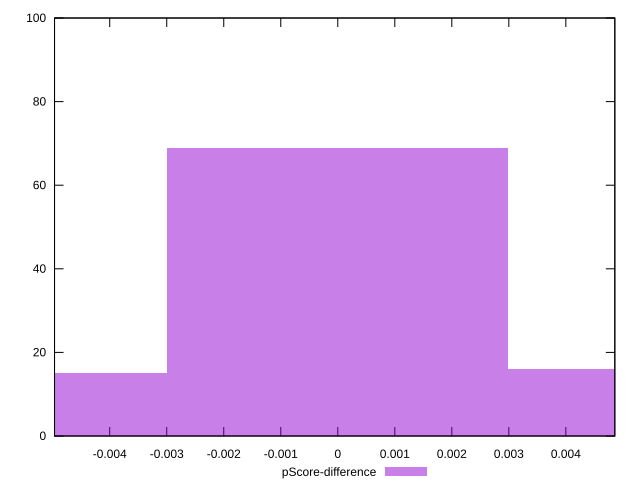

This chart was generated by the following gnuplot code:
reset

$pScoreDifference <<EOF
0.005981285104920495 16
0 69
-0.005981285104920495 15
EOF

set key outside below
set boxwidth 0.005981285104920495
set xrange [-0.004967982701347129:0.00485904017974037]
set yrange [0:100]
set trange [0:100]
set style fill transparent solid 0.5 noborder
set terminal svg size 640, 490 enhanced background rgb 'white'
set output "report_00019_2021-02-10T18-14-37.922Z//bootup-time/samples/pages+cached/pScore-difference/histogram.svg"

plot $pScoreDifference title "pScore-difference" with boxes

reset
